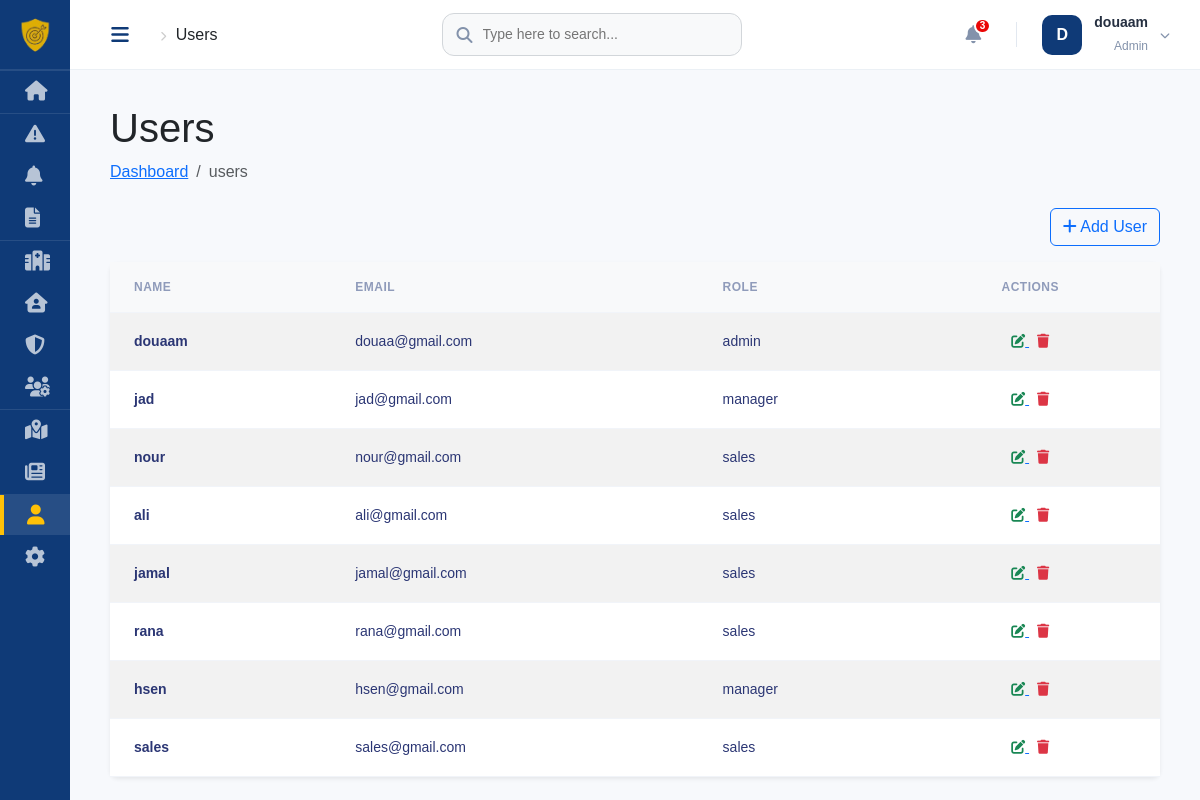
/users.php (signed in), run on the app's committed database.
### tables this page shows
CREATE TABLE IF NOT EXISTS `users` (
  `id` int NOT NULL AUTO_INCREMENT,
  `name` varchar(100) DEFAULT NULL,
  `email` varchar(100) DEFAULT NULL,
  `password` varchar(255) DEFAULT NULL,
  `role` enum('admin','manager','sales') DEFAULT 'sales',
  `created_at` timestamp NULL DEFAULT CURRENT_TIMESTAMP,
  `ustatus` varchar(20) NOT NULL DEFAULT 'offline',
  `last_activity` datetime DEFAULT NULL,
  PRIMARY KEY (`id`),
  UNIQUE KEY `email` (`email`)
);

### class/DAL.class.php (called while the page is built, shortened)
<?php
class DAL
{
    private $servername;
    private $username;
    private $password;
    private $dbname;
    public function __construct()
    {
        $config = require __DIR__ . '/../config/db.php';
        $this->servername = $config['servername'];
        $this->username   = $config['username'];
        $this->password   = $config['password'];
        $this->dbname     = $config['dbname'];
    }
    public function ConnectionDatabase()
    {
        return new mysqli($this->servername, $this->username, $this->password, $this->dbname);
    }
    public function getdata($sql)
    {
        $conn = $this->ConnectionDatabase();
        $result = $conn->query($sql);
        $data = $result->fetch_all(MYSQLI_ASSOC);
        return $data;
    }
}

### class/index.class.php (called while the page is built, shortened)
<?php
require_once("DAL.class.php");
class Index extends DAL
{
    public function getallusers()
    {
        $sql = "SELECT * FROM `users` ";
        return $this->getdata($sql);
    }
}

### users.php (the view, shortened to what this page needs)
<!DOCTYPE html>
<html lang="en">
<?php
require_once('class/DAL.class.php');
require_once('class/index.class.php');
$index = new Index;
$indexx = $index->getallusers();
?>
<?php include('includes/header.php'); ?>
<body>
    <?php include('includes/sidebar.php'); ?>
    <?php include('includes/nav.php'); ?>
    <div class="main-content">
        <h1 class="mt-4 page-title"></i> Users</h1>
        <ol class="breadcrumb mb-4">
            <li class="breadcrumb-item "><a href="admin_dashboard.php">Dashboard</a></li>
            <li class="breadcrumb-item active ">users</li>
        </ol>
        <div align="right" class="mb-3">
            <button type="button" class="btn btn-outline-primary" data-bs-toggle="modal" data-bs-target="#addModal">
                <i class="fa fa-plus"></i> Add User
            </button>
        </div>
        <div class="card shadow-sm border-0 rounded-3">
            <div class="card-body p-0">
                <div class="table-responsive">
                    <table id="datatablesSimple" class="table table-striped table-sm align-middle mb-0">
                        <thead class="table-light">
                            <tr>
                                <th class="ps-4 py-3">NAME</th>
                                <th class="py-3">EMAIL</th>
                                <th class="py-3">ROLE</th>
                                <th class="text-center pe-4 py-3">ACTIONS</th>
                            </tr>
                        </thead>
                        <tbody>
                            <?php foreach ($indexx as $ind): ?>
                                <tr>
                                    <td class="ps-4 fw-bold"><?php echo htmlspecialchars($ind['name']) ?></td>
                                    <td><?php echo htmlspecialchars($ind['email']) ?></td>
                                    <td><?php echo htmlspecialchars($ind['role']) ?></td>
                                    <td class="text-center pe-4">
                                        <a href="#" class="editUserBtn me-2"
                                            data-id="<?= $ind['id'] ?>"
                                            data-name="<?= $ind['name'] ?>"
                                            data-email="<?= $ind['email'] ?>"
                                            data-role="<?= $ind['role'] ?>">
                                            <i class="fas fa-edit text-success"></i>
                                        </a>
                                        <a data-id="<?php echo $ind['id'] ?>" class="delete" style="cursor: pointer;">
                                            <i class="fa fa-trash text-danger"></i>
                                        </a>
                                    </td>
                                </tr>
                            <?php endforeach; ?>
                        </tbody>
                    </table>
                </div>
            </div>
        </div>
    </div>
</body>
</html>

### includes/header.php (shortened to what this page needs)
<?php
require_once('class/DAL.class.php');
?>
<link href="https://cdn.jsdelivr.net/npm/bootstrap@5.3.2/dist/css/bootstrap.min.css" rel="stylesheet">
<link rel="stylesheet" href="assets/css/style.css">
<link rel="stylesheet" href="https://cdnjs.cloudflare.com/ajax/libs/font-awesome/6.5.0/css/all.min.css">
<link rel="stylesheet" href="https://cdn.datatables.net/1.13.6/css/dataTables.bootstrap5.min.css">
<link href="https://cdn.quilljs.com/1.3.7/quill.snow.css" rel="stylesheet">
<link href='https://cdn.jsdelivr.net/npm/fullcalendar@6.1.4/main.min.css' rel='stylesheet' />

### includes/sidebar.php (shortened to what this page needs)
<div id="crm-sidebar" class="crm-sidebar collapsed">
    <div class="sidebar-logo">
        <img class="logo-icon" src="uploads/logo3.png">
    </div>
    <div class="sidebar-menu">
        <ul>
            <li>
                <div class="menu-section clickable">
                </div>
                <ul class="submenu">
                    <li class="<?php echo (basename($_SERVER['PHP_SELF']) == 'admin_dashboard.php') ? 'active' : ''; ?>">
                        <a href="admin_dashboard.php" title="dashboard">
                            <i class="fa fa-home"></i>
                        </a>
                    </li>
                </ul>
            </li>
            <li>
                <div class="menu-section clickable">
                </div>
                <ul class="submenu">
                    <li class="<?php echo (basename($_SERVER['PHP_SELF']) == 'incidents.php') ? 'active' : ''; ?>"><a href="incidents.php" title="incidents"><i class="fa fa-exclamation-triangle"></i><span class="title">Incidents</span></a></li>
                    <li class="<?php echo (basename($_SERVER['PHP_SELF']) == 'alerts.php') ? 'active' : ''; ?>"><a href="alerts.php" title="alerts"><i class="fa fa-bell"></i><span class="title">Alerts</span></a></li>
                    <li class="<?php echo (basename($_SERVER['PHP_SELF']) == 'reports.php') ? 'active' : ''; ?>"><a href="reports.php" title="reports"><i class="fa fa-file-alt"></i><span class="title">Reports</span></a></li>
                </ul>
            </li>
            <li>
                <div class="menu-section clickable">
                </div>
                <ul class="submenu">
                    <li class="<?php echo (basename($_SERVER['PHP_SELF']) == 'hospitals.php') ? 'active' : ''; ?>">
                        <a href="hospitals.php" title="hospitals">
                            <i class="fa fa-hospital"></i>
                        </a>
                    </li>
                    <li class="<?php echo (basename($_SERVER['PHP_SELF']) == 'shelters.php') ? 'active' : ''; ?>">
                        <a href="shelters.php" title="shelters">
                            <i class="fa fa-house-user"></i>
                        </a>
                    </li>
                    <li class="<?php echo (basename($_SERVER['PHP_SELF']) == 'police.php') ? 'active' : ''; ?>">
                        <a href="police.php" title="police">
                            <i class="fa fa-shield-alt"></i>
                        </a>
                    </li>
                    <li class="<?php echo (basename($_SERVER['PHP_SELF']) == 'teams.php') ? 'active' : ''; ?>">
                        <a href="teams.php" title="teams">
                            <i class="fa fa-users-cog"></i>
                        </a>
                    </li>
                </ul>
            </li>
            <li>
                <div class="menu-section clickable">
                </div>
                <ul class="submenu">
                    <li class="<?php echo (basename($_SERVER['PHP_SELF']) == 'maps.php') ? 'active' : ''; ?>">
                        <a href="maps.php" title="maps">
                            <i class="fa fa-map-marked-alt"></i>
                        </a>
                    </li>
                    <li class="<?php echo (basename($_SERVER['PHP_SELF']) == 'news.php') ? 'active' : ''; ?>">
                        <a href="news.php" title=" news">
                            <i class="fa-solid fa-newspaper"></i>
                        </a>
                    </li>
                </ul>
            </li>
            <li>
                <div class="menu-section clickable">
                </div>
                <ul class="submenu">
                    <?php if ($_SESSION['role'] == 'admin'): ?>
                        <li class="<?php echo (basename($_SERVER['PHP_SELF']) == 'users.php') ? 'active' : ''; ?>">
                            <a href="users.php" title="users">
                                <i class="fa fa-user"></i>
                            </a>
                        </li>
                    <?php endif; ?>
                    <li class="<?php echo (basename($_SERVER['PHP_SELF']) == 'settingss.php') ? 'active' : ''; ?>">
                        <a href="settings.php" title="settings">
                            <i class="fa fa-cog"></i>
                        </a>
                    </li>
                </ul>
            </li>
        </ul>
    </div>
</div>

### includes/nav.php (shortened to what this page needs)
<nav class="top-nav">
    <div class="crm-nav-left">
        <button id="toggleSidebar" class="crm-toggle-btn">
            <i class="fa fa-bars"></i>
        </button>
        <div class="crm-breadcrumb">
            <i class="fa fa-chevron-right" style="font-size: 10px; color: #ccc; margin: 0 5px;"></i>
            <span class="bc-current" id="dynamicPageTitle"><?php echo $page_title ?? 'Dashboard'; ?></span>
        </div>
    </div>
    <div class="crm-nav-center">
        <div class="crm-search-container">
            <i class="fa fa-search"></i>
            <input type="text" placeholder="Type here to search...">
        </div>
    </div>
    <div class="crm-nav-right">
        <div class="crm-icon-stack" style="display: flex; gap: 18px; margin-right: 10px; color: #8392ab;">
            <div class="notification-wrapper" style="position: relative; cursor: pointer;">
                <i class="fa fa-bell"></i>
                 <span class="badge-notify-num">3</span>
            </div>
        </div>
        <div class="crm-user-dropdown" id="userDropdownTrigger" style="display: flex; align-items: center; gap: 12px; cursor: pointer;">
            <div class="user-avatar">
                <?php echo strtoupper(substr($_SESSION['name'], 0, 1)); ?>
            </div>
            <div class="user-details" style="text-align: right;">
                <span class="user-name" id="navAdminName" style="display: block; font-weight: 600; font-size: 14px; color: #252f40;">
                    <?php echo htmlspecialchars($_SESSION['name']); ?>
                </span>
                <span class="user-role" style="font-size: 12px; color: #8392ab;">
                    <?php echo ucfirst($_SESSION['role']); ?>
                </span>
            </div>
            <i class="fa fa-chevron-down admin-arrow" style="font-size: 10px; color: #8392ab;"></i>
        </div>
    </div>
</nav>

### assets/css/style.css (style rules this page uses)
:root { --navy: #0F3A77; --yellow: #FDC500; --light-bg: #ffffff; --border: #e3e3e3; }
.crm-nav-right { display: flex; align-items: center; gap: 15px; }
.crm-user-dropdown { position: relative; }
.crm-sidebar.collapsed { width: 70px; }
.crm-sidebar ul { list-style: none; padding: 0; margin: 0; }
.crm-sidebar li a { display: flex; align-items: center; gap: 14px; padding: 10px 16px; color: white; text-decoration: none; font-size: 16px; }
.crm-user-dropdown { position: relative; z-index: 10000; }
.main-content { margin-left: 90px; margin-top: 60px; padding: 20px; }
.crm-toggle-btn { background: none; color: var(--navy); border: none; width: 40px; height: 40px; border-radius: 8px; display: flex; align-items: center; justify-content: center; cursor: pointer; }
.crm-toggle-btn i { color: var(--navy); font-size: 20px; }
.crm-sidebar li.active a { background: rgba(255,255,255,0.12); border-left: 3px solid #FDC500; }
.crm-sidebar li a { transition: all 0.2s ease; }
.crm-sidebar.collapsed li a { justify-content: center; }
.submenu { display: none; padding-left: 0px; }
.crm-sidebar .menu-section.clickable { padding: 12px 20px; cursor: pointer; }

### data on the page
users: name "douaam", email "douaa@gmail.com", role "admin"
users: name "jad", email "jad@gmail.com", role "manager"
users: name "nour", email "nour@gmail.com", role "sales"
users: name "ali", email "ali@gmail.com", role "sales"
users: name "jamal", email "jamal@gmail.com", role "sales"
users: name "rana", email "rana@gmail.com", role "sales"
users: name "hsen", email "hsen@gmail.com", role "manager"
users: name "sales", email "sales@gmail.com", role "sales"

### other printed values
substr($_SESSION['name'], 0, 1) "D"
$_SESSION['name'] "douaam"
$_SESSION['role'] "Admin"
